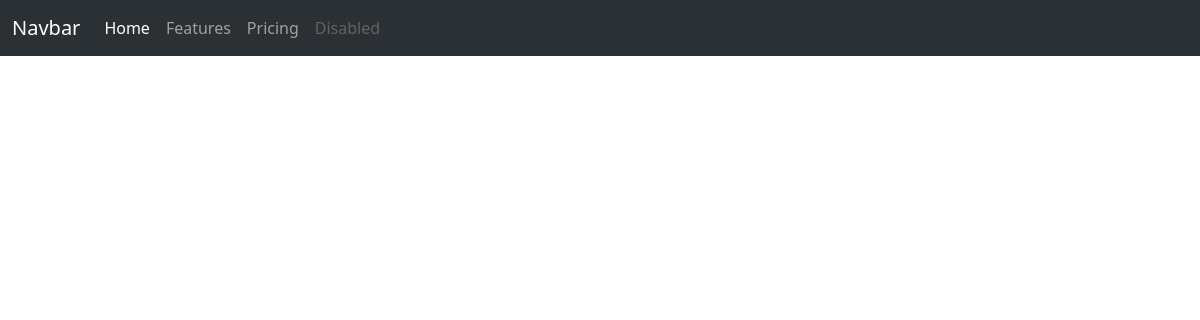
Before: /home/ with the older database file.
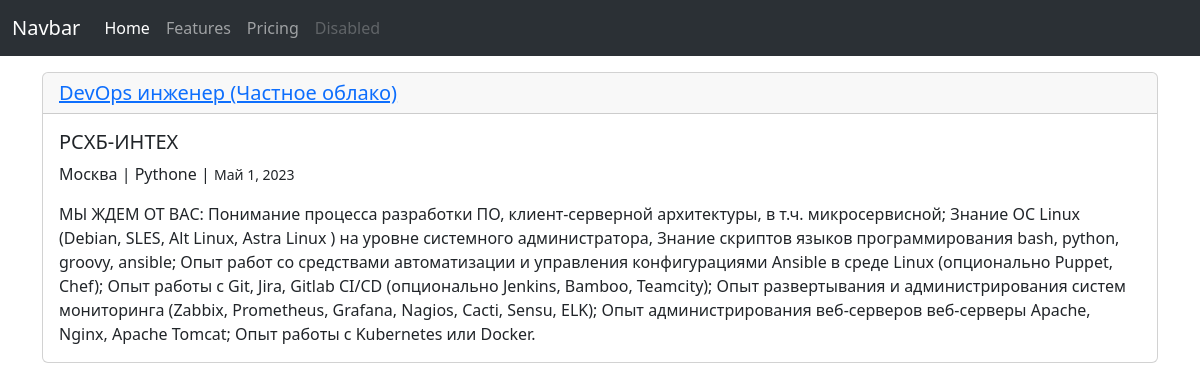
After: the same page with the newer database file.
### scraping/models.py (models this page shows, shortened)
class Vacancy(models.Model):
    url = models.URLField(unique=True)
    title = models.CharField(max_length=250, verbose_name="Заголовок вакансии")
    company = models.CharField(max_length=250, verbose_name="Компания")
    description = models.TextField(verbose_name="Описание вакансии")
    city = models.ForeignKey(
        'City', on_delete=models.CASCADE, verbose_name="Город")
    lenguage = models.ForeignKey(
        'lenguage', on_delete=models.CASCADE, verbose_name="Язык программирования")
    timestamp = models.DateField(auto_now_add=True)
    class Meta:
        verbose_name = "Вакансия"
        verbose_name_plural = "Вакансии"

class City(models.Model):
    name = models.CharField(max_length=50, verbose_name="Название города",
                            unique=True)
    slug = models.CharField(max_length=50, blank=True)
    class Meta:
        verbose_name = "Название города"
        verbose_name_plural = "Названия городов"

class lenguage(models.Model):
    name = models.CharField(max_length=50,
                            verbose_name="Язык программирования",
                            unique=True)
    slug = models.CharField(max_length=50, blank=True)
    class Meta:
        verbose_name = "Язык программирования"
        verbose_name_plural = "Языки программирования"

### scraping/views.py (the view)
# urls.py: path('home/', home_view),
def home_view(request):
    qs = Vacancy.objects.all()
    return render(request, 'scraping/home.html', {'object_list' : qs})

### scraping/templates/scraping/home.html
{% extends "base.html" %}
{% block content %}
{% for obj in object_list %}
<div class="card my-3">
    <h5 class="card-header"><a href="{{ obj.url }}">{{ obj.title }}</a></h5>
    <div class="card-body">
        <h5 class="card-title">{{ obj.company }}</h5>
        <p>{{ obj.city.name }} | {{ obj.lenguage.name }} | <small>{{ obj.timestamp }}</small></p>
        <p class="card-text">{{ obj.description }}</p>
    </div>
</div>
{% endfor %}
{% endblock %}

### templates/base.html (shortened to what this page needs)
<!doctype html>
<html lang="en">
<head>
    <link href="https://cdn.jsdelivr.net/npm/bootstrap@5.3.0-alpha3/dist/css/bootstrap.min.css" rel="stylesheet"
>
</head>
<body>
        <nav class="navbar navbar-expand-lg bg-body-tertiary" data-bs-theme="dark">
            <div class="container-fluid">
                <a class="navbar-brand" href="#">Navbar</a>
                <div class="collapse navbar-collapse" id="navbarNav">
                    <ul class="navbar-nav">
                        <li class="nav-item">
                            <a class="nav-link active" aria-current="page" href="#">Home</a>
                        </li>
                        <li class="nav-item">
                            <a class="nav-link" href="#">Features</a>
                        </li>
                        <li class="nav-item">
                            <a class="nav-link" href="#">Pricing</a>
                        </li>
                        <li class="nav-item">
                            <a class="nav-link disabled">Disabled</a>
                        </li>
                    </ul>
                </div>
            </div>
        </nav>
    <div class="container">
        {% block content %}
        {% endblock %}
    </div>
</body>
</html>

Changed rows visible on the page:
added Vacancy: title "DevOps инженер (Частное облако)", company "РСХБ-ИНТЕХ", city.name "Москва", lenguage.name "Pythone", timestamp "Май 1, 2023", description "МЫ ЖДЕМ ОТ ВАС: Понимание процесса разработки ПО, клиент-серверной архитектуры, в т.ч. микросервисной; Знание ОС Linux (Debian, SLES, Alt Linux, Astra Linux ) на уровне системного администратора, Знание скриптов языков программирования bash, python, groovy, ansible; Опыт работ со средствами автоматизации и управления конфигурациями Ansible в среде Linux (опционально Puppet, Chef); Опыт работы с Git, Jira, Gitlab CI/CD (опционально Jenkins, Bamboo, Teamcity); Опыт развертывания и администрирования систем мониторинга (Zabbix, Prometheus, Grafana, Nagios, Cacti, Sensu, ELK); Опыт администрирования веб-серверов веб-серверы Apache, Nginx, Apache Tomcat; Опыт работы с Kubernetes или Docker."
